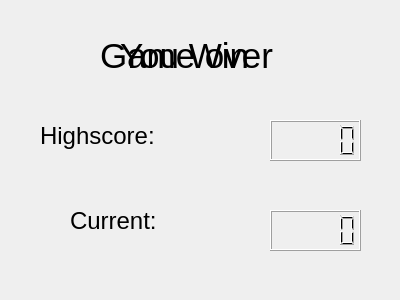
<?xml version="1.0" encoding="UTF-8"?>
<ui version="4.0">
 <class>Game_over</class>
 <widget class="QWidget" name="Game_over">
  <property name="geometry">
   <rect>
    <x>0</x>
    <y>0</y>
    <width>400</width>
    <height>300</height>
   </rect>
  </property>
  <property name="windowTitle">
   <string>Form</string>
  </property>
  <widget class="QLabel" name="game_over">
   <property name="geometry">
    <rect>
     <x>100</x>
     <y>20</y>
     <width>231</width>
     <height>71</height>
    </rect>
   </property>
   <property name="font">
    <font>
     <pointsize>26</pointsize>
    </font>
   </property>
   <property name="text">
    <string>Game over</string>
   </property>
  </widget>
  <widget class="QLabel" name="Highscore">
   <property name="geometry">
    <rect>
     <x>40</x>
     <y>110</y>
     <width>171</width>
     <height>51</height>
    </rect>
   </property>
   <property name="font">
    <font>
     <pointsize>18</pointsize>
    </font>
   </property>
   <property name="text">
    <string>Highscore:</string>
   </property>
  </widget>
  <widget class="QLCDNumber" name="highscore">
   <property name="geometry">
    <rect>
     <x>270</x>
     <y>120</y>
     <width>91</width>
     <height>41</height>
    </rect>
   </property>
  </widget>
  <widget class="QLabel" name="Current">
   <property name="geometry">
    <rect>
     <x>70</x>
     <y>200</y>
     <width>171</width>
     <height>41</height>
    </rect>
   </property>
   <property name="font">
    <font>
     <pointsize>18</pointsize>
    </font>
   </property>
   <property name="text">
    <string>Current:</string>
   </property>
  </widget>
  <widget class="QLCDNumber" name="current">
   <property name="geometry">
    <rect>
     <x>270</x>
     <y>210</y>
     <width>91</width>
     <height>41</height>
    </rect>
   </property>
  </widget>
  <widget class="QLabel" name="you_win">
   <property name="geometry">
    <rect>
     <x>120</x>
     <y>30</y>
     <width>211</width>
     <height>51</height>
    </rect>
   </property>
   <property name="font">
    <font>
     <pointsize>26</pointsize>
    </font>
   </property>
   <property name="text">
    <string>You Win</string>
   </property>
  </widget>
 </widget>
 <resources/>
 <connections/>
</ui>
